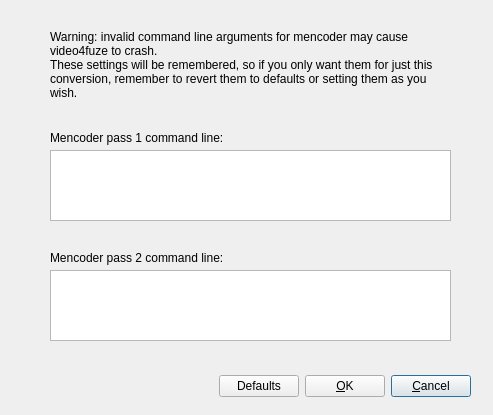
<?xml version="1.0" encoding="UTF-8"?>
<ui version="4.0">
 <class>PreferencesDialog</class>
 <widget class="QDialog" name="PreferencesDialog">
  <property name="geometry">
   <rect>
    <x>0</x>
    <y>0</y>
    <width>493</width>
    <height>415</height>
   </rect>
  </property>
  <property name="windowTitle">
   <string>video4fuze preferences</string>
  </property>
  <property name="windowIcon">
   <iconset resource="../video4fuze.qrc">
    <normaloff>:/icons/blue.png</normaloff>:/icons/blue.png</iconset>
  </property>
  <widget class="QWidget" name="layoutWidget">
   <property name="geometry">
    <rect>
     <x>120</x>
     <y>370</y>
     <width>351</width>
     <height>33</height>
    </rect>
   </property>
   <layout class="QHBoxLayout">
    <property name="spacing">
     <number>6</number>
    </property>
    <property name="margin">
     <number>0</number>
    </property>
    <item>
     <spacer>
      <property name="orientation">
       <enum>Qt::Horizontal</enum>
      </property>
      <property name="sizeHint" stdset="0">
       <size>
        <width>131</width>
        <height>31</height>
       </size>
      </property>
     </spacer>
    </item>
    <item>
     <widget class="QPushButton" name="DefaultsButton">
      <property name="text">
       <string>Defaults</string>
      </property>
     </widget>
    </item>
    <item>
     <widget class="QPushButton" name="okButton">
      <property name="text">
       <string>&amp;OK</string>
      </property>
     </widget>
    </item>
    <item>
     <widget class="QPushButton" name="cancelButton">
      <property name="locale">
       <locale language="English" country="UnitedStates"/>
      </property>
      <property name="text">
       <string>&amp;Cancel</string>
      </property>
      <property name="default">
       <bool>true</bool>
      </property>
      <property name="flat">
       <bool>false</bool>
      </property>
     </widget>
    </item>
   </layout>
  </widget>
  <widget class="QPlainTextEdit" name="mencoderpass1Edit">
   <property name="geometry">
    <rect>
     <x>50</x>
     <y>150</y>
     <width>401</width>
     <height>71</height>
    </rect>
   </property>
   <property name="plainText">
    <string/>
   </property>
  </widget>
  <widget class="QPlainTextEdit" name="mencoderpass2Edit">
   <property name="geometry">
    <rect>
     <x>50</x>
     <y>270</y>
     <width>401</width>
     <height>71</height>
    </rect>
   </property>
   <property name="plainText">
    <string/>
   </property>
  </widget>
  <widget class="QLabel" name="label">
   <property name="geometry">
    <rect>
     <x>50</x>
     <y>130</y>
     <width>401</width>
     <height>16</height>
    </rect>
   </property>
   <property name="text">
    <string>Mencoder pass 1 command line:</string>
   </property>
  </widget>
  <widget class="QLabel" name="label_2">
   <property name="geometry">
    <rect>
     <x>50</x>
     <y>250</y>
     <width>401</width>
     <height>16</height>
    </rect>
   </property>
   <property name="text">
    <string>Mencoder pass 2 command line:</string>
   </property>
  </widget>
  <widget class="QLabel" name="label_3">
   <property name="geometry">
    <rect>
     <x>50</x>
     <y>30</y>
     <width>391</width>
     <height>81</height>
    </rect>
   </property>
   <property name="text">
    <string>Warning: invalid command line arguments for mencoder may cause video4fuze to crash.
These settings will be remembered, so if you only want them for just this conversion, remember to revert them to defaults or setting them as you wish.</string>
   </property>
   <property name="scaledContents">
    <bool>false</bool>
   </property>
   <property name="alignment">
    <set>Qt::AlignLeading|Qt::AlignLeft|Qt::AlignTop</set>
   </property>
   <property name="wordWrap">
    <bool>true</bool>
   </property>
  </widget>
 </widget>
 <resources>
  <include location="../video4fuze.qrc"/>
 </resources>
 <connections>
  <connection>
   <sender>okButton</sender>
   <signal>clicked()</signal>
   <receiver>PreferencesDialog</receiver>
   <slot>accept()</slot>
   <hints>
    <hint type="sourcelabel">
     <x>278</x>
     <y>253</y>
    </hint>
    <hint type="destinationlabel">
     <x>96</x>
     <y>254</y>
    </hint>
   </hints>
  </connection>
  <connection>
   <sender>cancelButton</sender>
   <signal>clicked()</signal>
   <receiver>PreferencesDialog</receiver>
   <slot>reject()</slot>
   <hints>
    <hint type="sourcelabel">
     <x>369</x>
     <y>253</y>
    </hint>
    <hint type="destinationlabel">
     <x>179</x>
     <y>282</y>
    </hint>
   </hints>
  </connection>
 </connections>
</ui>
